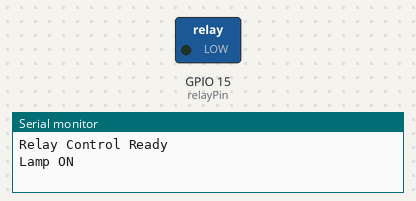
The sketch below on a simulated ESP32. Shown: switched loads named in the sketch (green lamp = pin HIGH), the last lines printed to the serial monitor.

Above: at 1.5 s.
At 4.5 s:
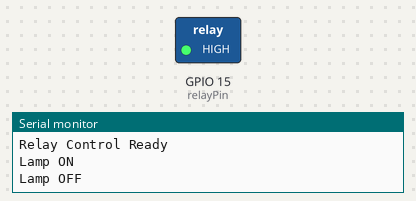
Timing chart, 0 to 7.8 s (numbered marks = the images above):
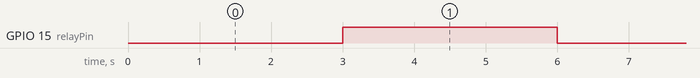

The sketch:

009_Relay_Control.ino
```cpp
#define relayPin 15

void setup()
{
  Serial.begin(115200);

  pinMode(relayPin, OUTPUT);
  digitalWrite(relayPin, HIGH);   // relay OFF

  Serial.println("Relay Control Ready");
}

void loop()
{
  Serial.println("Lamp ON");
  digitalWrite(relayPin, LOW);    // Relay ON -> Lamp ON
  delay(3000);

  Serial.println("Lamp OFF");
  digitalWrite(relayPin, HIGH);   // Relay OFF -> Lamp OFF
  delay(3000);
}
```

Measured:
- by itself, GPIO 15 (relayPin): alternates HIGH for 3.0 s and LOW for 3.0 s
